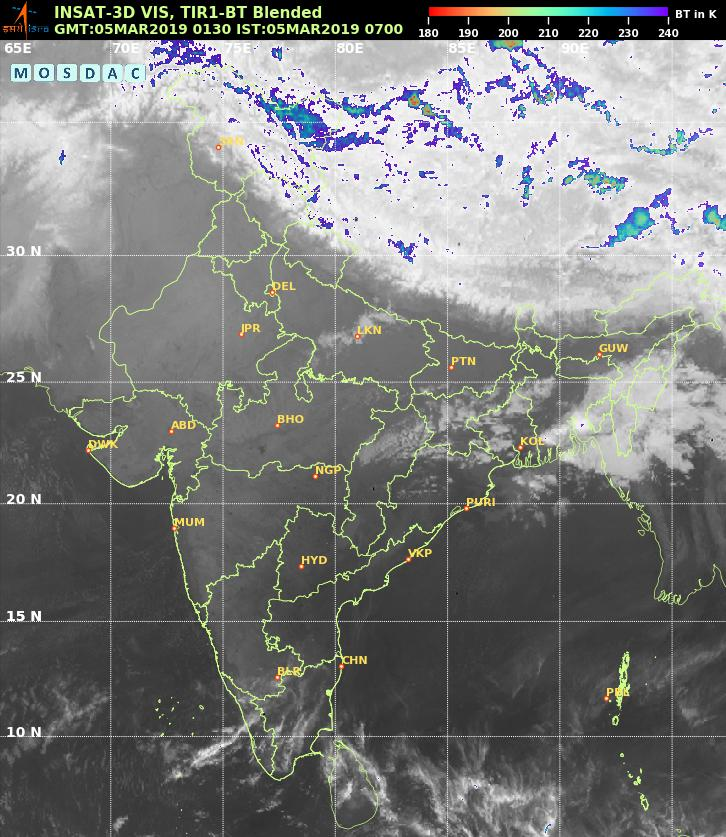
#> input picture server/images/image5.jpg, 726 x 837 px, found by its file name
$ python histogram.py
#> lines starting #> are read from the running program, lines starting #| are printed output that depends on the picture
import cv2
import glob
import numpy as np
import pandas as pd
image = cv2.imread('C:/Users/laxma/Desktop/SIH_PROJECT/Website/server/images/image5.jpg')
#> image is the input picture: shape (837, 726, 3); mean B, G, R 122.6, 123.9, 122.5
cyclone_image = image[500:,200:,:]
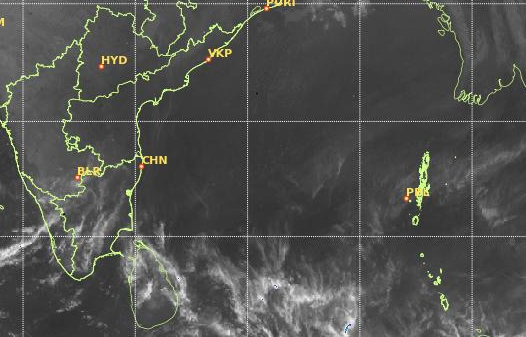
#> cyclone_image: shape (337, 526, 3); mean B, G, R 78.3, 81.3, 80.5
kernel1 = np.ones( (3,3), dtype=np.uint8 )
erode_img1 = cv2.erode(cyclone_image,kernel1,iterations=2)
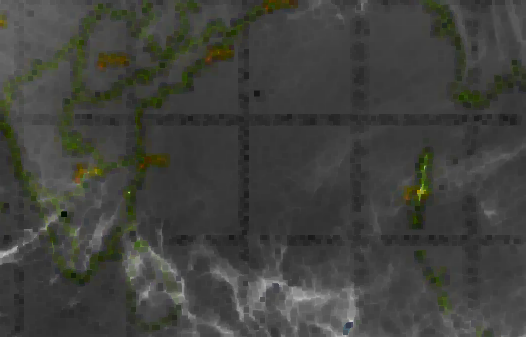
#> erode_img1: shape (337, 526, 3); mean B, G, R 61.7, 65.5, 64.7
dil_img1 = cv2.dilate(erode_img1,kernel1,iterations=1)
gray_test_image = cv2.cvtColor(dil_img1, cv2.COLOR_BGR2GRAY)
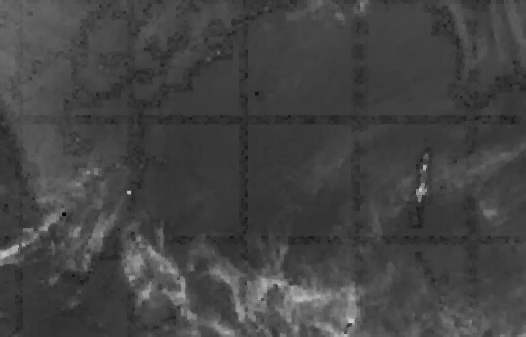
#> gray_test_image: shape (337, 526); min 8, max 201, mean 67.9
scaled_gray_image = cv2.convertScaleAbs(gray_test_image, alpha=1.12, beta=-20)

def Hist(image):
    H = np.zeros(shape=256)
    s = image.shape
#> s = (337, 526)
    for i in range(s[0]):
        for j in range(s[1]):
            k = image[i,j]
            H[k] += 1
#> after the loop, H = 256 values, max 7519 at index 43, min 0 at index 0, mean 692.4
    return H
hist_test_image = Hist(scaled_gray_image)
#> hist_test_image has the same summary as H in Hist
u = pd.read_csv('C:/Users/laxma/Desktop/SIH_PROJECT/Website/server/Histogram_datas.csv')
#> (reads server/Histogram_datas.csv from the repository)
u = np.array(u)
v = pd.read_csv('C:/Users/laxma/Desktop/SIH_PROJECT/Website/server/Histogrm_file_names.csv')
#> (reads server/Histogrm_file_names.csv from the repository)
v = np.array(v).flatten()
matching = 0
for i in range(len(u)):
    hist_list = u[i]
    relation = np.corrcoef(hist_test_image,hist_list)
    if (relation[0,1]>matching):
        matching = relation[0,1]
        file = v[i]
#> this loop made 91 passes
#> (relation, matching) on passes 1, 2, 6, 7, 12, 14: ([[1, 0.312], [0.312, 1]], 0.312), ([[1, 0.555], [0.555, 1]], 0.555), ([[1, 0.578], [0.578, 1]], 0.578), ([[1, 0.58], [0.58, 1]], 0.58), ([[1, 0.884], [0.884, 1]], 0.884), ([[1, 0.934], [0.934, 1]], 0.934)
#> relation on passes 3, 4, 5, 8, 9, 10: [[1, 0.16], [0.16, 1]], [[1, 0.266], [0.266, 1]], [[1, 0.35], [0.35, 1]], [[1, 0.235], [0.235, 1]], [[1, 0.238], [0.238, 1]], [[1, 0.0297], [0.0297, 1]]
#> after the loop, file = '03-05-2019  030000.jpg'; matching = 0.934
percentage_corr = matching
#> percentage_corr = 0.934
file_name_matched = file
#> file_name_matched = '03-05-2019  030000.jpg'
intensity = pd.read_csv('C:/Users/laxma/Desktop/SIH_PROJECT/Website/server/cyclone_intensity_data.csv')
#> (reads server/cyclone_intensity_data.csv from the repository)
for j in range(len(intensity)):
    if (intensity.iloc[j]['ISO_TIME'] == file_name_matched[:18]):
        print(' Wind Speed = '+str(intensity.iloc[j]['WMO_WIND']) +'kt'+ ', Wind Pressure = '+ str(intensity.iloc[j]['WMO_PRES'] )+'mb' )
